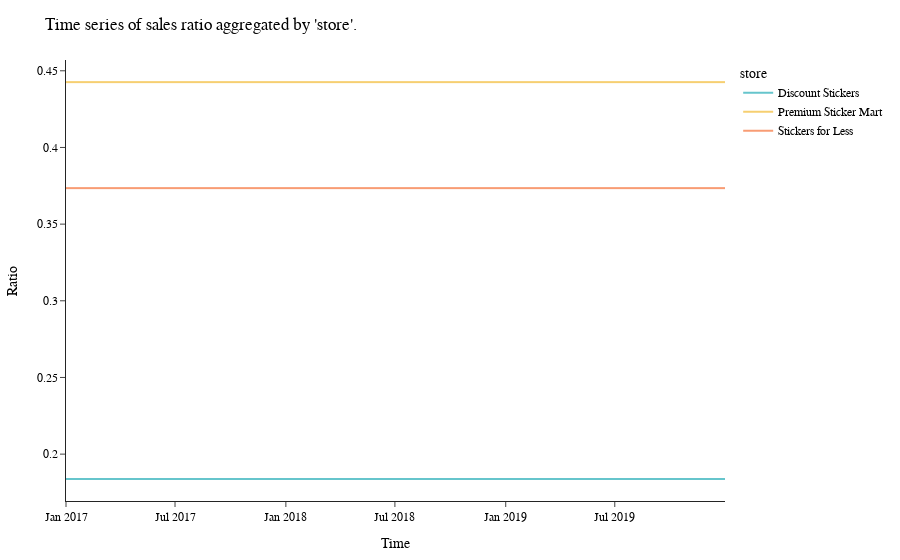
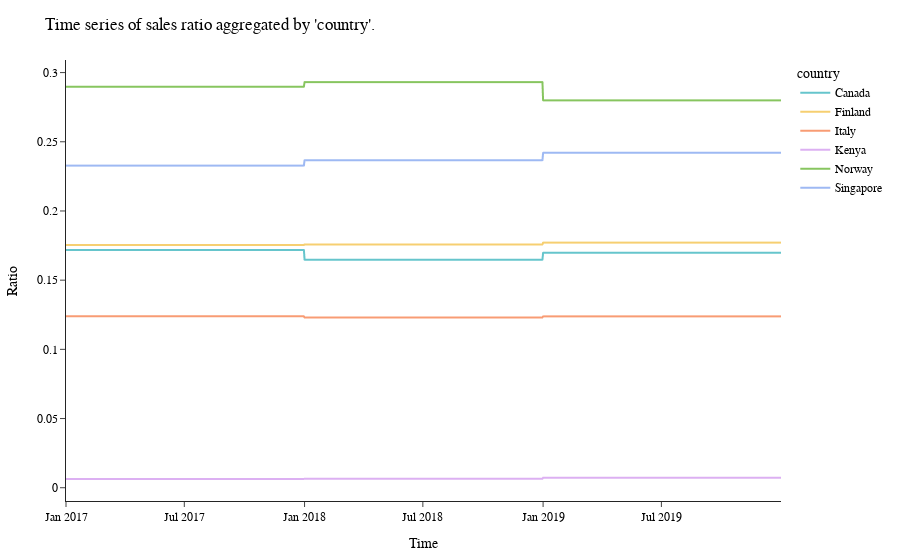
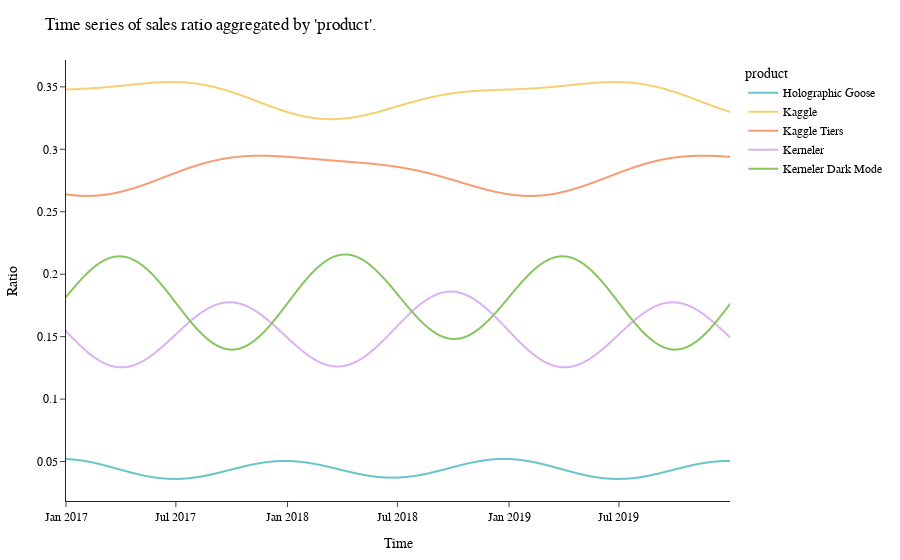

Notebook code for these charts, in order:
### Code cell
import plotly.express as px

def plot_ratios(df, column):
    agg_sales = df.groupby(['date', column])['num_sold'].sum().reset_index()
    total_sales = df.groupby(['date'])['num_sold'].sum().reset_index()
    sales_ratio = pd.merge(
        agg_sales,
        total_sales,
        how='left',
        on='date',
        suffixes=('_agg','_total')
    )
    sales_ratio['ratio'] = sales_ratio['num_sold_agg'] / sales_ratio['num_sold_total']

    fig = px.line(
        sales_ratio,
        x='date',
        y='ratio',
        color=column,
        title=f"Time series of sales ratio aggregated by '{column}'.",
        template='simple_white',
        color_discrete_sequence=px.colors.qualitative.Pastel,
    )
    fig.update_layout(
        font=dict(
            family="Helvetica",
            size=12,
            color="black"
        ),
        xaxis_title=f"Time",
        yaxis_title="Ratio",
        showlegend=True,
        margin=dict(l=30, r=30, t=60, b=30)
    )
    fig.show()

plot_ratios(pred_test, 'store')
plot_ratios(pred_test, 'country')
plot_ratios(pred_test, 'product')

### Figure 1 — Plotly figure (JSON) as saved in the notebook; plotly's stock layout.template omitted (floating-point values rounded to 4 significant figures; data arrays with more than 128 entries replaced by an {"elided": "..."} marker saying what was removed)
{"data": [{"hovertemplate": "store=Discount Stickers<br>date=%{x}<br>ratio=%{y}<extra></extra>", "legendgroup": "Discount Stickers", "line": {"color": "rgb(102, 197, 204)", "dash": "solid"}, "marker": {"symbol": "circle"}, "mode": "lines", "name": "Discount Stickers", "showlegend": true, "type": "scattergl", "x": {"elided": "1095 str values"}, "xaxis": "x", "y": {"elided": "1095 float values"}, "yaxis": "y"}, {"hovertemplate": "store=Premium Sticker Mart<br>date=%{x}<br>ratio=%{y}<extra></extra>", "legendgroup": "Premium Sticker Mart", "line": {"color": "rgb(246, 207, 113)", "dash": "solid"}, "marker": {"symbol": "circle"}, "mode": "lines", "name": "Premium Sticker Mart", "showlegend": true, "type": "scattergl", "x": {"elided": "1095 str values"}, "xaxis": "x", "y": {"elided": "1095 float values"}, "yaxis": "y"}, {"hovertemplate": "store=Stickers for Less<br>date=%{x}<br>ratio=%{y}<extra></extra>", "legendgroup": "Stickers for Less", "line": {"color": "rgb(248, 156, 116)", "dash": "solid"}, "marker": {"symbol": "circle"}, "mode": "lines", "name": "Stickers for Less", "showlegend": true, "type": "scattergl", "x": {"elided": "1095 str values"}, "xaxis": "x", "y": {"elided": "1095 float values"}, "yaxis": "y"}], "layout": {"font": {"color": "black", "family": "Helvetica", "size": 12}, "legend": {"title": {"text": "store"}, "tracegroupgap": 0}, "margin": {"b": 30, "l": 30, "r": 30, "t": 60}, "showlegend": true, "title": {"text": "Time series of sales ratio aggregated by 'store'."}, "xaxis": {"anchor": "y", "domain": [0, 1], "title": {"text": "Time"}}, "yaxis": {"anchor": "x", "domain": [0, 1], "title": {"text": "Ratio"}}}}

### Figure 2 — Plotly figure (JSON) as saved in the notebook; plotly's stock layout.template omitted (floating-point values rounded to 4 significant figures; data arrays with more than 128 entries replaced by an {"elided": "..."} marker saying what was removed)
{"data": [{"hovertemplate": "country=Canada<br>date=%{x}<br>ratio=%{y}<extra></extra>", "legendgroup": "Canada", "line": {"color": "rgb(102, 197, 204)", "dash": "solid"}, "marker": {"symbol": "circle"}, "mode": "lines", "name": "Canada", "showlegend": true, "type": "scattergl", "x": {"elided": "1095 str values"}, "xaxis": "x", "y": {"elided": "1095 float values"}, "yaxis": "y"}, {"hovertemplate": "country=Finland<br>date=%{x}<br>ratio=%{y}<extra></extra>", "legendgroup": "Finland", "line": {"color": "rgb(246, 207, 113)", "dash": "solid"}, "marker": {"symbol": "circle"}, "mode": "lines", "name": "Finland", "showlegend": true, "type": "scattergl", "x": {"elided": "1095 str values"}, "xaxis": "x", "y": {"elided": "1095 float values"}, "yaxis": "y"}, {"hovertemplate": "country=Italy<br>date=%{x}<br>ratio=%{y}<extra></extra>", "legendgroup": "Italy", "line": {"color": "rgb(248, 156, 116)", "dash": "solid"}, "marker": {"symbol": "circle"}, "mode": "lines", "name": "Italy", "showlegend": true, "type": "scattergl", "x": {"elided": "1095 str values"}, "xaxis": "x", "y": {"elided": "1095 float values"}, "yaxis": "y"}, {"hovertemplate": "country=Kenya<br>date=%{x}<br>ratio=%{y}<extra></extra>", "legendgroup": "Kenya", "line": {"color": "rgb(220, 176, 242)", "dash": "solid"}, "marker": {"symbol": "circle"}, "mode": "lines", "name": "Kenya", "showlegend": true, "type": "scattergl", "x": {"elided": "1095 str values"}, "xaxis": "x", "y": {"elided": "1095 float values"}, "yaxis": "y"}, {"hovertemplate": "country=Norway<br>date=%{x}<br>ratio=%{y}<extra></extra>", "legendgroup": "Norway", "line": {"color": "rgb(135, 197, 95)", "dash": "solid"}, "marker": {"symbol": "circle"}, "mode": "lines", "name": "Norway", "showlegend": true, "type": "scattergl", "x": {"elided": "1095 str values"}, "xaxis": "x", "y": {"elided": "1095 float values"}, "yaxis": "y"}, {"hovertemplate": "country=Singapore<br>date=%{x}<br>ratio=%{y}<extra></extra>", "legendgroup": "Singapore", "line": {"color": "rgb(158, 185, 243)", "dash": "solid"}, "marker": {"symbol": "circle"}, "mode": "lines", "name": "Singapore", "showlegend": true, "type": "scattergl", "x": {"elided": "1095 str values"}, "xaxis": "x", "y": {"elided": "1095 float values"}, "yaxis": "y"}], "layout": {"font": {"color": "black", "family": "Helvetica", "size": 12}, "legend": {"title": {"text": "country"}, "tracegroupgap": 0}, "margin": {"b": 30, "l": 30, "r": 30, "t": 60}, "showlegend": true, "title": {"text": "Time series of sales ratio aggregated by 'country'."}, "xaxis": {"anchor": "y", "domain": [0, 1], "title": {"text": "Time"}}, "yaxis": {"anchor": "x", "domain": [0, 1], "title": {"text": "Ratio"}}}}

### Figure 3 — Plotly figure (JSON) as saved in the notebook; plotly's stock layout.template omitted (floating-point values rounded to 4 significant figures; data arrays with more than 128 entries replaced by an {"elided": "..."} marker saying what was removed)
{"data": [{"hovertemplate": "product=Holographic Goose<br>date=%{x}<br>ratio=%{y}<extra></extra>", "legendgroup": "Holographic Goose", "line": {"color": "rgb(102, 197, 204)", "dash": "solid"}, "marker": {"symbol": "circle"}, "mode": "lines", "name": "Holographic Goose", "showlegend": true, "type": "scattergl", "x": {"elided": "1095 str values"}, "xaxis": "x", "y": {"elided": "1095 float values"}, "yaxis": "y"}, {"hovertemplate": "product=Kaggle<br>date=%{x}<br>ratio=%{y}<extra></extra>", "legendgroup": "Kaggle", "line": {"color": "rgb(246, 207, 113)", "dash": "solid"}, "marker": {"symbol": "circle"}, "mode": "lines", "name": "Kaggle", "showlegend": true, "type": "scattergl", "x": {"elided": "1095 str values"}, "xaxis": "x", "y": {"elided": "1095 float values"}, "yaxis": "y"}, {"hovertemplate": "product=Kaggle Tiers<br>date=%{x}<br>ratio=%{y}<extra></extra>", "legendgroup": "Kaggle Tiers", "line": {"color": "rgb(248, 156, 116)", "dash": "solid"}, "marker": {"symbol": "circle"}, "mode": "lines", "name": "Kaggle Tiers", "showlegend": true, "type": "scattergl", "x": {"elided": "1095 str values"}, "xaxis": "x", "y": {"elided": "1095 float values"}, "yaxis": "y"}, {"hovertemplate": "product=Kerneler<br>date=%{x}<br>ratio=%{y}<extra></extra>", "legendgroup": "Kerneler", "line": {"color": "rgb(220, 176, 242)", "dash": "solid"}, "marker": {"symbol": "circle"}, "mode": "lines", "name": "Kerneler", "showlegend": true, "type": "scattergl", "x": {"elided": "1095 str values"}, "xaxis": "x", "y": {"elided": "1095 float values"}, "yaxis": "y"}, {"hovertemplate": "product=Kerneler Dark Mode<br>date=%{x}<br>ratio=%{y}<extra></extra>", "legendgroup": "Kerneler Dark Mode", "line": {"color": "rgb(135, 197, 95)", "dash": "solid"}, "marker": {"symbol": "circle"}, "mode": "lines", "name": "Kerneler Dark Mode", "showlegend": true, "type": "scattergl", "x": {"elided": "1095 str values"}, "xaxis": "x", "y": {"elided": "1095 float values"}, "yaxis": "y"}], "layout": {"font": {"color": "black", "family": "Helvetica", "size": 12}, "legend": {"title": {"text": "product"}, "tracegroupgap": 0}, "margin": {"b": 30, "l": 30, "r": 30, "t": 60}, "showlegend": true, "title": {"text": "Time series of sales ratio aggregated by 'product'."}, "xaxis": {"anchor": "y", "domain": [0, 1], "title": {"text": "Time"}}, "yaxis": {"anchor": "x", "domain": [0, 1], "title": {"text": "Ratio"}}}}
